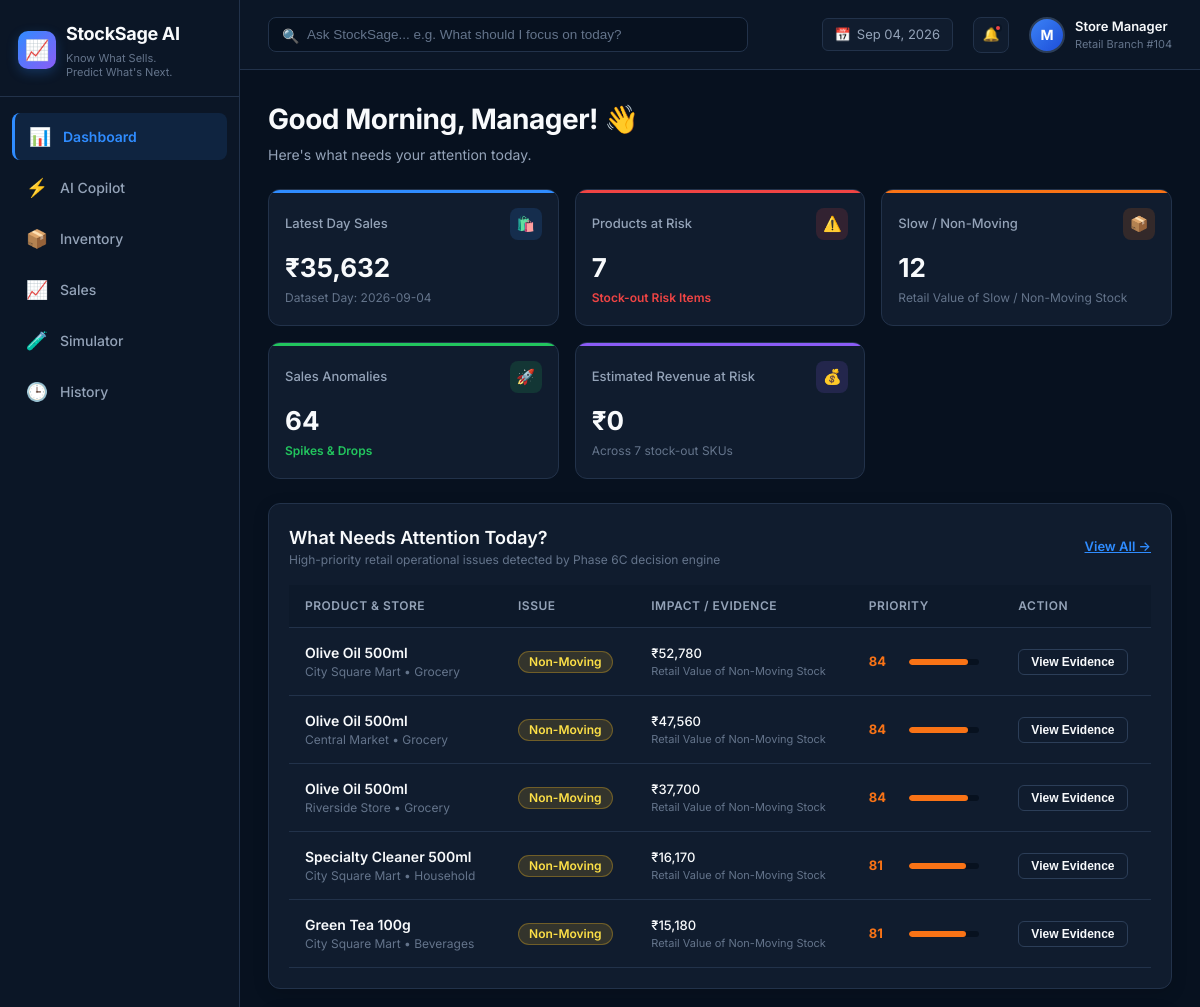
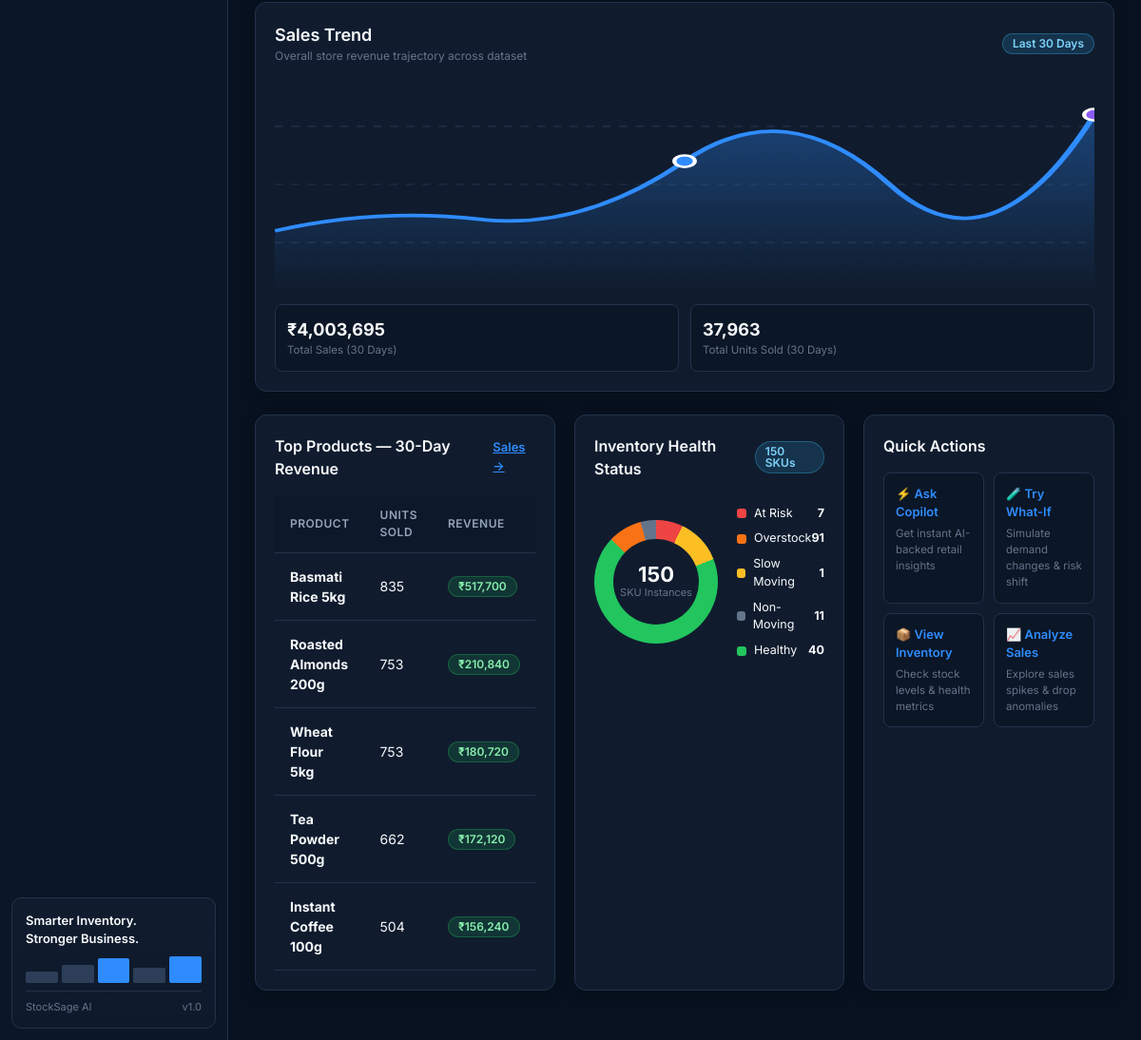
The page / on the database its author committed (2 pictures, top to bottom).
### tables this page shows
CREATE TABLE products (
        product_id INTEGER PRIMARY KEY,
        product_name TEXT NOT NULL,
        category TEXT NOT NULL,
        selling_price REAL NOT NULL CHECK(selling_price > 0)
    );

### app.py (the view)
@app.route("/")
def dashboard():
    data = get_dashboard_data()
    return render_template("index.html", active_page="dashboard", d=data)

### templates/index.html (shortened to what this page needs)
{% extends "base.html" %}
{% block content %}
<div class="page-header">
  <h1 class="page-title">Good Morning, Manager! 👋</h1>
  <p class="page-subtitle">Here's what needs your attention today.</p>
</div>
<div class="kpi-grid">
  <div class="kpi-card accent-blue">
    <div class="kpi-top">
      <span class="kpi-label">Latest Day Sales</span>
      <div class="kpi-icon">🛍️</div>
    </div>
    <div class="kpi-value">₹{{ "{:,.0f}".format(d.latest_sales) }}</div>
    <div class="kpi-footer">
      <span class="kpi-caption">Dataset Day: {{ d.max_date or 'Latest' }}</span>
    </div>
  </div>
  <div class="kpi-card accent-red">
    <div class="kpi-top">
      <span class="kpi-label">Products at Risk</span>
      <div class="kpi-icon">⚠️</div>
    </div>
    <div class="kpi-value">{{ d.products_at_risk }}</div>
    <div class="kpi-footer">
      <span class="trend-down">Stock-out Risk Items</span>
    </div>
  </div>
  <div class="kpi-card accent-orange">
    <div class="kpi-top">
      <span class="kpi-label">Slow / Non-Moving</span>
      <div class="kpi-icon">📦</div>
    </div>
    <div class="kpi-value">{{ d.slow_non_moving }}</div>
    <div class="kpi-footer">
      <span class="kpi-caption">Retail Value of Slow / Non-Moving Stock</span>
    </div>
  </div>
  <div class="kpi-card accent-green">
    <div class="kpi-top">
      <span class="kpi-label">Sales Anomalies</span>
      <div class="kpi-icon">🚀</div>
    </div>
    <div class="kpi-value">{{ d.sales_anomalies }}</div>
    <div class="kpi-footer">
      <span class="trend-up">Spikes & Drops</span>
    </div>
  </div>
  <div class="kpi-card accent-violet">
    <div class="kpi-top">
      <span class="kpi-label">Estimated Revenue at Risk</span>
      <div class="kpi-icon">💰</div>
    </div>
    <div class="kpi-value">₹{{ "{:,.0f}".format(d.revenue_at_risk) }}</div>
    <div class="kpi-footer">
      <span class="kpi-caption">Across {{ d.products_at_risk }} stock-out SKUs</span>
    </div>
  </div>
</div>
<div class="grid-2">
  <div class="card">
    <div class="card-header">
      <div>
        <h2 class="card-title">What Needs Attention Today?</h2>
        <p style="font-size: 12px; color: var(--text-muted);">High-priority retail operational issues detected by Phase 6C decision engine</p>
      </div>
      <a href="/inventory" class="btn-link">View All →</a>
    </div>
    <div class="table-container">
      <table class="custom-table">
        <thead>
          <tr>
            <th>Product & Store</th>
            <th>Issue</th>
            <th>Impact / Evidence</th>
            <th>Priority</th>
            <th>Action</th>
          </tr>
        </thead>
        <tbody>
          {% if d.top_recommendations %}
            {% for rec in d.top_recommendations %}
            <tr>
              <td>
                <div class="product-info">
                  <span class="product-name">{{ rec.product_name }}</span>
                  <span class="product-cat">{{ rec.store_name }} • {{ rec.category }}</span>
                </div>
              </td>
              <td>
                {% if rec.issue_type == 'stockout_risk' %}
                  <span class="badge badge-critical">{{ rec.issue_label }}</span>
                {% elif rec.issue_type == 'overstock' %}
                  <span class="badge badge-high">{{ rec.issue_label }}</span>
                {% else %}
                  <span class="badge badge-warning">{{ rec.issue_label }}</span>
                {% endif %}
              </td>
              <td>
                {% if rec.impact and rec.impact.value is not none and rec.impact.value > 0 %}
                  <div style="font-weight: 500; font-size: 13px;">₹{{ "{:,.0f}".format(rec.impact.value) }}</div>
                  <div style="font-size: 11px; color: var(--text-muted);">{{ rec.impact.label }}</div>
                {% else %}
                  <div style="font-weight: 500; font-size: 13px;">Operational Insight</div>
                  <div style="font-size: 11px; color: var(--text-muted);">{{ rec.issue_label }}</div>
                {% endif %}
              </td>
              <td>
                <div class="priority-cell">
                  <span class="priority-number" style="color: {% if rec.priority_score >= 85 %}var(--critical){% elif rec.priority_score >= 60 %}var(--high-risk){% else %}var(--warning){% endif %};">
                    {{ rec.priority_score }}
                  </span>
                  <div class="priority-bar-bg">
                    <div class="priority-bar-fill {% if rec.priority_score >= 85 %}fill-critical{% elif rec.priority_score >= 60 %}fill-high{% else %}fill-warning{% endif %}"
                         style="width: {{ rec.priority_score }}%;"></div>
                  </div>
                </div>
              </td>
              <td>
                <button class="btn btn-secondary btn-sm btn-evidence"
                        data-evidence="{{ rec | tojson }}">
                  View Evidence
                </button>
              </td>
            </tr>
            {% endfor %}
          {% else %}
            <tr>
              <td colspan="5" style="text-align: center; color: var(--text-muted); padding: 24px;">
                No high-priority issues are currently detected in the available data.
              </td>
            </tr>
          {% endif %}
        </tbody>
      </table>
    </div>
  </div>
  <div class="card">
    <div class="card-header">
      <div>
        <h2 class="card-title">Sales Trend</h2>
        <p style="font-size: 12px; color: var(--text-muted);">Overall store revenue trajectory across dataset</p>
      </div>
      <span class="badge badge-info">Last 30 Days</span>
    </div>
    <div class="chart-box">
    </div>
    <div style="display: grid; grid-template-columns: 1fr 1fr; gap: 12px; margin-top: 16px;">
      <div style="background: var(--bg-secondary); padding: 12px; border-radius: 8px; border: 1px solid var(--border);">
        <div style="font-size: 18px; font-weight: 700; color: var(--text-primary);">₹{{ "{:,.0f}".format(d.total_sales_30d) }}</div>
        <div style="font-size: 11.5px; color: var(--text-muted);">Total Sales (30 Days)</div>
      </div>
      <div style="background: var(--bg-secondary); padding: 12px; border-radius: 8px; border: 1px solid var(--border);">
        <div style="font-size: 18px; font-weight: 700; color: var(--text-primary);">{{ "{:,}".format(d.total_units_30d) }}</div>
        <div style="font-size: 11.5px; color: var(--text-muted);">Total Units Sold (30 Days)</div>
      </div>
    </div>
  </div>
</div>
<div class="grid-3">
  <div class="card">
    <div class="card-header">
      <h3 class="card-title" style="font-size: 16px;">Top Products — 30-Day Revenue</h3>
      <a href="/sales" class="btn-link">Sales →</a>
    </div>
    <div class="table-container">
      <table class="custom-table" style="font-size: 13px;">
        <thead>
          <tr>
            <th>Product</th>
            <th>Units Sold</th>
            <th>Revenue</th>
          </tr>
        </thead>
        <tbody>
          {% for p in d.top_products %}
          <tr>
            <td><strong>{{ p.product_name }}</strong></td>
            <td>{{ "{:,}".format(p.total_units) }}</td>
            <td><span class="badge badge-healthy">₹{{ "{:,.0f}".format(p.total_revenue) }}</span></td>
          </tr>
          {% endfor %}
        </tbody>
      </table>
    </div>
  </div>
  <div class="card">
    <div class="card-header">
      <h3 class="card-title" style="font-size: 16px;">Inventory Health Status</h3>
      <span class="badge badge-info">{{ d.inventory_status.total }} SKUs</span>
    </div>
    <div class="donut-chart-container">
      <div class="donut-visual">
        <div class="donut-center-text">
          <div class="donut-number">{{ d.inventory_status.total }}</div>
          <div class="donut-label">SKU Instances</div>
        </div>
      </div>
      <div class="donut-legend">
        <div class="legend-item">
          <div class="legend-left">
            <div class="legend-color" style="background-color: var(--critical);"></div>
            <span>At Risk</span>
          </div>
          <strong>{{ d.inventory_status.at_risk }}</strong>
        </div>
        <div class="legend-item">
          <div class="legend-left">
            <div class="legend-color" style="background-color: var(--high-risk);"></div>
            <span>Overstock</span>
          </div>
          <strong>{{ d.inventory_status.overstock }}</strong>
        </div>
        <div class="legend-item">
          <div class="legend-left">
            <div class="legend-color" style="background-color: var(--warning);"></div>
            <span>Slow Moving</span>
          </div>
          <strong>{{ d.inventory_status.slow_moving }}</strong>
        </div>
        <div class="legend-item">
          <div class="legend-left">
            <div class="legend-color" style="background-color: var(--text-muted);"></div>
            <span>Non-Moving</span>
          </div>
          <strong>{{ d.inventory_status.non_moving }}</strong>
        </div>
        <div class="legend-item">
          <div class="legend-left">
            <div class="legend-color" style="background-color: var(--healthy);"></div>
            <span>Healthy</span>
          </div>
          <strong>{{ d.inventory_status.healthy }}</strong>
        </div>
      </div>
    </div>
  </div>
  <div class="card">
    <div class="card-header">
      <h3 class="card-title" style="font-size: 16px;">Quick Actions</h3>
    </div>
    <div class="quick-actions-grid">
      <a href="/copilot" class="action-card">
        <div class="action-card-title">⚡ Ask Copilot</div>
        <div class="action-card-desc">Get instant AI-backed retail insights</div>
      </a>
      <a href="/simulator" class="action-card">
        <div class="action-card-title">🧪 Try What-If</div>
        <div class="action-card-desc">Simulate demand changes & risk shift</div>
      </a>
      <a href="/inventory" class="action-card">
        <div class="action-card-title">📦 View Inventory</div>
        <div class="action-card-desc">Check stock levels & health metrics</div>
      </a>
      <a href="/sales" class="action-card">
        <div class="action-card-title">📈 Analyze Sales</div>
        <div class="action-card-desc">Explore sales spikes & drop anomalies</div>
      </a>
    </div>
  </div>
</div>
{% endblock %}

### templates/base.html (shortened to what this page needs)
<!DOCTYPE html>
<html lang="en">
<head>
  <link rel="stylesheet" href="{{ url_for('static', filename='css/style.css') }}">
</head>
<body>
  <div class="app-container">
    <aside class="sidebar" id="sidebar">
      <div class="sidebar-header">
        <a href="/" class="brand">
          <div class="brand-icon">📈</div>
          <div>
            <div class="brand-title">StockSage AI</div>
            <div class="brand-tagline">Know What Sells.<br>Predict What's Next.</div>
          </div>
        </a>
      </div>
      <nav class="sidebar-nav">
        <a href="/" class="nav-item {% if active_page == 'dashboard' %}active{% endif %}">
          <span class="nav-icon">📊</span>
          <span>Dashboard</span>
        </a>
        <a href="/copilot" class="nav-item {% if active_page == 'copilot' %}active{% endif %}">
          <span class="nav-icon">⚡</span>
          <span>AI Copilot</span>
        </a>
        <a href="/inventory" class="nav-item {% if active_page == 'inventory' %}active{% endif %}">
          <span class="nav-icon">📦</span>
          <span>Inventory</span>
        </a>
        <a href="/sales" class="nav-item {% if active_page == 'sales' %}active{% endif %}">
          <span class="nav-icon">📈</span>
          <span>Sales</span>
        </a>
        <a href="/simulator" class="nav-item {% if active_page == 'simulator' %}active{% endif %}">
          <span class="nav-icon">🧪</span>
          <span>Simulator</span>
        </a>
        <a href="/history" class="nav-item {% if active_page == 'history' %}active{% endif %}">
          <span class="nav-icon">🕒</span>
          <span>History</span>
        </a>
      </nav>
      <div class="sidebar-bottom-card">
        <div class="bottom-card-title">Smarter Inventory.<br>Stronger Business.</div>
        <div class="bottom-card-graphic">
          <div class="bg-bar" style="height: 40%;"></div>
          <div class="bg-bar" style="height: 65%;"></div>
          <div class="bg-bar highlight" style="height: 90%;"></div>
          <div class="bg-bar" style="height: 55%;"></div>
          <div class="bg-bar highlight" style="height: 100%;"></div>
        </div>
        <div class="sidebar-version">
          <span>StockSage AI</span>
          <span>v1.0</span>
        </div>
      </div>
    </aside>
    <div class="main-wrapper">
      <header class="topbar">
        <div class="topbar-left">
          <div class="search-box">
            <span class="search-icon">🔍</span>
            <input type="text" class="search-input" placeholder="Ask StockSage... e.g. What should I focus on today?">
          </div>
        </div>
        <div class="topbar-right">
          <div class="date-display">
            <span>📅</span>
            <span id="current-date">Sep 04, 2026</span>
          </div>
          <button class="notification-btn" title="Notifications">
            🔔
            <span class="notification-dot"></span>
          </button>
          <div class="user-profile">
            <div class="avatar">M</div>
            <div class="user-info">
              <span class="user-name">Store Manager</span>
              <span class="user-role">Retail Branch #104</span>
            </div>
          </div>
        </div>
      </header>
      <main class="content-body">
        {% block content %}{% endblock %}
      </main>
    </div>
  </div>
</body>
</html>

### rows shown on the page
products: product_name "Olive Oil 500ml", store_name "City Square Mart", category "Grocery", issue_label "Non-Moving", impact.value "52,780", impact.label "Retail Value of Non-Moving Stock", priority_score "84", store_name "Central Market", impact.value "47,560", store_name "Riverside Store", impact.value "37,700"
products: product_name "Specialty Cleaner 500ml", store_name "City Square Mart", category "Household", issue_label "Non-Moving", impact.value "16,170", impact.label "Retail Value of Non-Moving Stock", priority_score "81"
products: product_name "Green Tea 100g", store_name "City Square Mart", category "Beverages", issue_label "Non-Moving", impact.value "15,180", impact.label "Retail Value of Non-Moving Stock", priority_score "81"
products: product_name "Basmati Rice 5kg", total_units "835", total_revenue "517,700"
products: product_name "Roasted Almonds 200g", total_units "753", total_revenue "210,840"
products: product_name "Wheat Flour 5kg", total_units "753", total_revenue "180,720"
products: product_name "Tea Powder 500g", total_units "662", total_revenue "172,120"
products: product_name "Instant Coffee 100g", total_units "504", total_revenue "156,240"

### other values the page prints
{{ "{:,.0f}".format(d.latest_sales) }} "35,632"
{{ d.max_date or 'Latest' }} "2026-09-04"
{{ d.products_at_risk }} "7"
{{ d.slow_non_moving }} "12"
{{ d.sales_anomalies }} "64"
{{ "{:,.0f}".format(d.revenue_at_risk) }} "0"
{{ "{:,.0f}".format(d.total_sales_30d) }} "4,003,695"
{{ "{:,}".format(d.total_units_30d) }} "37,963"
{{ d.inventory_status.total }} "150"
{{ d.inventory_status.at_risk }} "7"
{{ d.inventory_status.overstock }} "91"
{{ d.inventory_status.slow_moving }} "1"
{{ d.inventory_status.non_moving }} "11"
{{ d.inventory_status.healthy }} "40"
